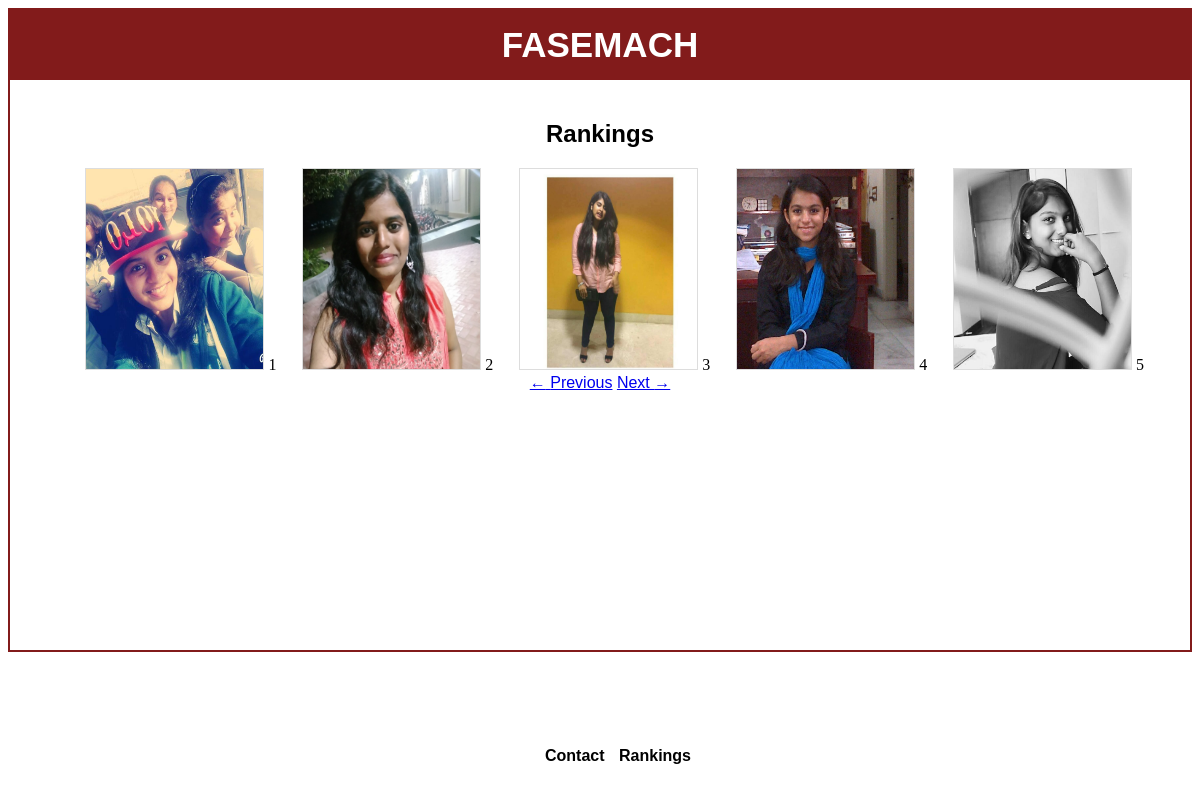
Before: /ratings/?page=4 with the older database file.
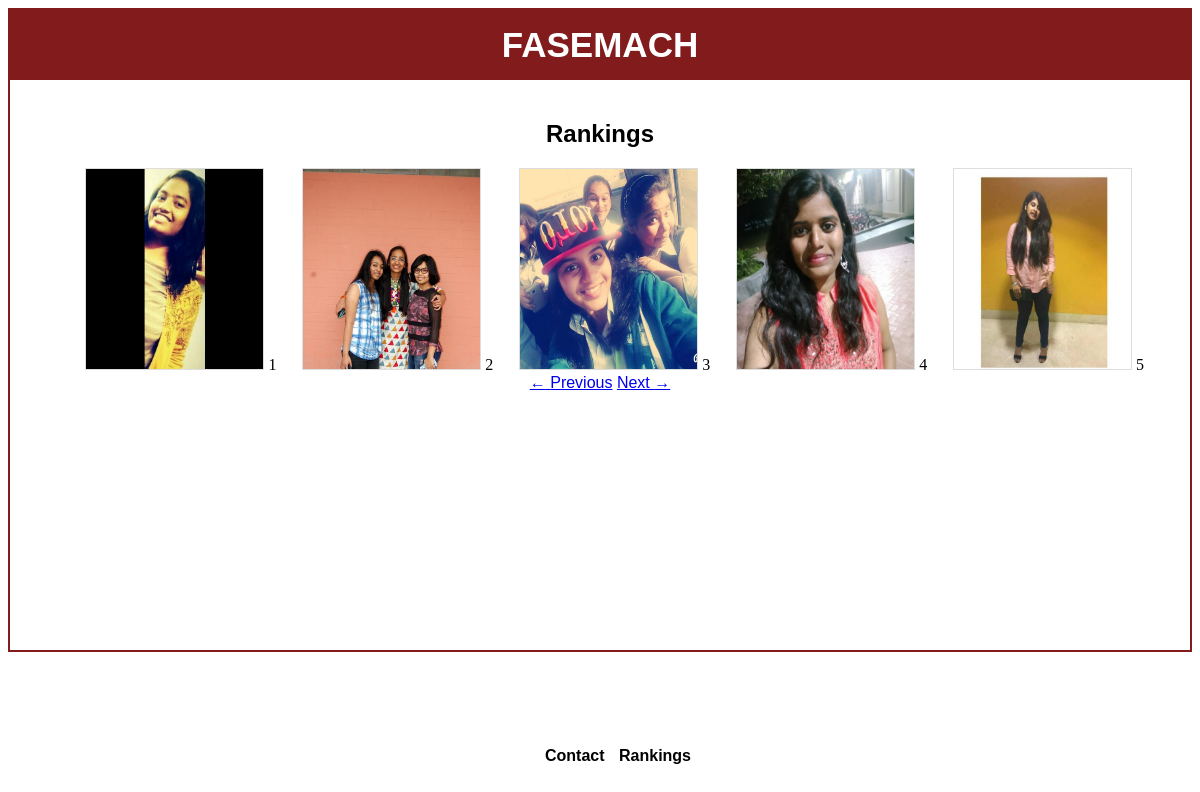
After: the same page with the newer database file.
### facemash/models.py (models this page shows, shortened)
class FaceMash(models.Model):
    photo = models.ImageField(_("Photo"), upload_to="facemash/photos")
    ratings = models.FloatField(_("Rating"), default=1500)
    rd = models.FloatField(_("Rating Deviation"), default=350)
    sigma = models.FloatField(_("Sigma"), default=0.06)
    timestamp = models.DateTimeField(_("Timestamp"), default=timezone.now)
    class Meta:
        verbose_name = "FaceMash"
        verbose_name_plural = "FaceMash"
        ordering = ["-timestamp"]

### facemash/views.py (the view)
# urls.py: url(r'^ratings/$', ratings_page, name="ratings"),
def ratings_page(request):
    photos = FaceMash.objects.all().order_by('-ratings')
    paginator = Paginator(photos, 5)
    page = request.GET.get('page')
    if paginator.num_pages > 1:
        p = True
    else:
        p = False
    try:
        photos = paginator.page(page)
    except PageNotAnInteger:
        photos = paginator.page(1)
    except EmptyPage:
        photos = paginator.page(paginator.num_pages)
    context = {'photos' : photos, 'p': p}
    return render(request, "facemash/ratings_page.html", context)

### facemash/templates/facemash/ratings_page.html (shortened to what this page needs)
{% extends 'base.html' %}
{% block content %}
  <div class="main text-center">
    <h2>Rankings</h2>
    {% for photo in photos %}
    <div class="ranking-img-container">
      <img src="{{ photo.photo.url }}" class="ranking-img">
      <span class="apos">{{forloop.counter}}</span>
    </div>
    {% empty %}
      <h3>No photos found.</h3>
    {% endfor %}
    {% if p %}
      {% include 'pager.html' with page=photos %}
    {% endif %}
  </div>
{% endblock content %}

Changed rows visible on the page:
no longer on this page (row edited): FaceMash: photo (picture)
no longer on this page (row unchanged): FaceMash: photo (picture)
now on this page (row unchanged): FaceMash: photo (picture)
now on this page (row unchanged): FaceMash: photo (picture)
